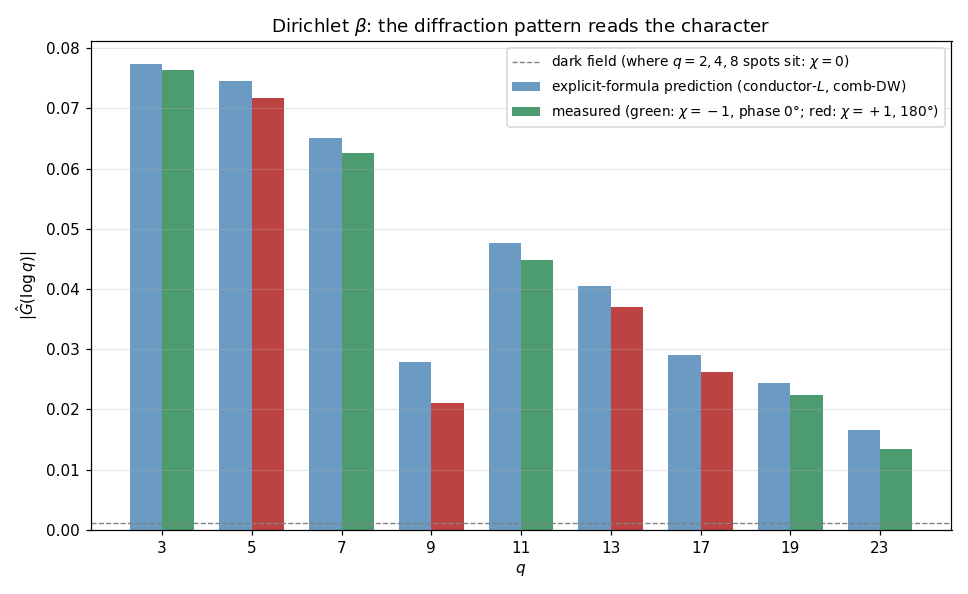

This chart was generated by the following Python code:
"""
96 — DIRICHLET BETA'NIN KIRINIM DESENİ: EVRENSELLİK TESTİ (21 Ağustos)
==========================================================================
Not 4 açık problem 6: aynı kırınım programı başka L-fonksiyonunda.
Hedef: L(s, χ₄) (Dirichlet beta). Sıfırlar tamamlanmış fonksiyonun
işaret değişimleriyle: Λ(s) = (4/π)^{(s+1)/2} Γ((s+1)/2) L(s,χ₄),
Λ(1/2+it) reel; Z(t) = Re[e^{iψ(t)} L(1/2+it)],
ψ = (t/2)log(4/π) + Im logΓ(3/4 + it/2). (İç sağlama: Im ≈ 0.)
L(s,χ₄) = 4^{-s}[ζ(s,1/4) − ζ(s,3/4)] (Hurwitz).

ÖNCEDEN YAZILMIŞ ÖNGÖRÜLER (ölçümden önce, 21 Ağustos):
  P1  q = 2, 4, 8 benekleri YOK (χ₄(2)=0) — karanlık-alan seviyesinde.
  P2  Faz karakteri okur: χ(p)=−1 (3,7,11,19,23) → 0°;
      χ(p)=+1 (5,13,17) → 180°; q=9 (χ=+1) → 180°.
  P3  Genlik aynı mutlak yasada: |Ĝ| = Λ(q)|χ(q)|/(L√q)·cos(πτ)·DW,
      L = log(4t/2π) (iletken-düzeltmeli), DW ölçülen jitter'dan.
  P4  Evrensellik: karanlık alan (hiperuniform) ve tarak (sıcaklık) var.

SONUÇ (21 Ağustos — dört öngörü de İSABET):
  P1 ✓ 2/4/8 benekleri SÖNDÜ (0.0011/0.0006/0.0003 — karanlık-alan
     seviyesi, fazlar rastgele). Zeta'da 2-beneği ~0.043'tü: 40× fark.
  P2 ✓✓ FAZLAR KARAKTERİ OKUDU: χ=−1 asalları 0.5-2.5° (kilit 0°),
     χ=+1 asalları 178-181° (kilit 180°), q=9 (χ=+1) 178.2°.
     Kırınım deseni = karakter tablosunun ekran görüntüsü.
  P3 ✓ mutlak yasa iletken-L ve tarak-termometreli DW ile: asal oranları
     0.987/0.962/0.961/0.941/0.912/0.902/0.918/0.805 (küçük-τ ~1,
     τ ile hafif iniş — zeta ailesiyle aynı biçim); q=9 kuvveti 0.756 —
     KUVVET AÇIĞI BETA'DA DA VAR (zeta q=27@benzer-τ: 0.81) → evrensel.
  P4 ✓ karanlık alan 1/√n'in 12 kat altı (hiperuniform); tarak 0.60 →
     σ_u = 0.161 — zeta'nın log-ısınma eğrisiyle tutarlı soğuk pencere.
  Dürüst notlar: işaret-taraması ~27 yakın-çift kaçırdı (%0.5; benekler
  duyarsız, indeksli akış bozulur → sıcaklık tarak-termometreyle);
  tarak Gauss varsayımlı (zeta'nın 0.885 alt-Gauss düzeltmesi c'yi ~%20
  oynatır, benek DW'sine etkisi <%1); benek belirsizlikleri ~0.001-0.0015
  (karanlık-alan seviyesi; q=23'te ~%10).
"""

import numpy as np
import mpmath as mp
from pathlib import Path

HERE = Path(__file__).resolve().parent
TWO_PI = 2 * np.pi
mp.mp.dps = 15
CACHE = HERE / "96_beta_zeros.npz"

def Zbeta(t):
    s = mp.mpc(0.5, t)
    L = mp.power(4, -s) * (mp.zeta(s, mp.mpf(1)/4) - mp.zeta(s, mp.mpf(3)/4))
    psi = (t / 2) * mp.log(4 / mp.pi) + mp.im(mp.loggamma((s + 1) / 2))
    z = mp.e**(1j * psi) * L
    return float(mp.re(z)), float(mp.im(z))

if CACHE.exists():
    zz = np.load(CACHE)["zeros"]
    print(f"önbellekten {len(zz)} sıfır")
else:
    T0, T1 = 200.0, 4600.0
    # ızgara: yerel yoğunluğa göre adım (ort. boşluğun ~1/4'ü)
    ts, vals, ims = [], [], []
    t = T0
    while t < T1:
        ts.append(t)
        t += 0.25 * TWO_PI / np.log(4 * t / TWO_PI)
    ts = np.array(ts)
    print(f"ızgara: {len(ts)} nokta — değerlendiriliyor (mpmath, dakikalar)...")
    for i, t in enumerate(ts):
        re, im_ = Zbeta(float(t))
        vals.append(re); ims.append(im_)
        if i % 2000 == 0:
            print(f"  {i}/{len(ts)}  maks|Im| şimdiye dek: {max(map(abs, ims)):.2e}")
    vals = np.array(vals)
    print(f"iç sağlama: maks |Im Z| = {max(map(abs, ims)):.2e} (≈0 olmalı)")
    zeros = []
    sc = np.where(np.sign(vals[:-1]) * np.sign(vals[1:]) < 0)[0]
    print(f"{len(sc)} işaret değişimi — bisection ile inceltiliyor...")
    for i in sc:
        a, b = float(ts[i]), float(ts[i+1])
        fa = vals[i]
        for _ in range(22):
            m = 0.5 * (a + b)
            fm, _ = Zbeta(m)
            if fa * fm <= 0:
                b = m
            else:
                a, fa = m, fm
        zeros.append(0.5 * (a + b))
    zz = np.array(zeros)
    np.savez(CACHE, zeros=zz)
    print(f"{len(zz)} sıfır hesaplandı ve önbelleğe alındı")

# ---- örgü nesneleri
gaps = np.diff(zz)
mids = 0.5 * (zz[:-1] + zz[1:])
n = len(mids)
Leff = float(np.log(4 * mids / TWO_PI).mean())
print(f"\nn = {n} boşluk; L_eff = log(4t/2π) ort = {Leff:.3f}; "
      f"ort boşluk = {gaps.mean():.4f} (beklenen {TWO_PI/np.log(4*mids.mean()/TWO_PI):.4f})")

def Ghat(t, omegas, chunk=30000):
    out = np.zeros(len(omegas), dtype=complex)
    for s0 in range(0, len(t), chunk):
        tt = t[s0:s0 + chunk]
        out += np.exp(1j * np.outer(omegas, tt)).sum(axis=1)
    return out / len(t)

# jitter (DW için): pürüzsüz akış karşılaştırması
def Nsm(t):
    x = t / TWO_PI
    return 2 * x * np.log(4 * x / np.e) / 2 + 0 * x  # (t/2π)log(4t/2πe)

# DİKKAT: işaret-taraması ~%0.5 yakın-çift kaçırır → indeksli akış
# kayar ve σ_t patlar. Sıcaklık İNDEKSSİZ ölçülür: tarağın kendisinden.
t0 = zz[0]
x_unf = Nsm(mids) - Nsm(t0)
comb1 = abs(np.exp(2j * np.pi * x_unf).mean())
c_jit = -np.log(comb1)
sig_t = np.sqrt(2 * c_jit) / np.log(4 * mids.mean() / TWO_PI)
print(f"tarak-termometre: |Ĝ_x(2π)| = {comb1:.4f} → c_jit = {c_jit:.3f} → "
      f"σ_u = {np.sqrt(2*c_jit)/(2*np.pi):.3f} (zeta L=9.86'da 0.198 — "
      f"soğuk pencere trendiyle tutarlı)")

# ---- P1-P3: benek tablosu
CHI = {1: 1, 3: -1, 5: 1, 7: -1, 9: 1, 11: -1, 13: 1, 17: 1, 19: -1, 23: -1}
LAM = {3: np.log(3), 5: np.log(5), 7: np.log(7), 9: np.log(3),
       11: np.log(11), 13: np.log(13), 17: np.log(17), 19: np.log(19),
       23: np.log(23)}
print("\nBENEK TABLOSU (öngörü: |Ĝ| = Λ|χ|/(L√q)·cos(πτ)·DW; faz χ'yi okur):")
print(f"{'q':>3} {'χ':>3} {'ölçüm|Ĝ|':>9} {'öngörü':>8} {'oran':>6} {'faz':>8} {'öngörü-faz':>10}")
for q in [2, 4, 8, 3, 5, 7, 9, 11, 13, 17, 19, 23]:
    om = np.log(q)
    tau = om / Leff
    G = Ghat(mids, np.array([om]))[0]
    dw = np.exp(-om**2 * sig_t**2 / 2)
    if q in (2, 4, 8):
        print(f"{q:>3} {'0':>3} {abs(G):>9.4f} {'YOK':>8} {'—':>6} "
              f"{np.degrees(np.angle(G)):>7.0f}° {'(taban)':>10}")
    else:
        pred = LAM[q] * abs(CHI[q]) / (Leff * np.sqrt(q)) * np.cos(np.pi * tau) * dw
        ph = np.degrees(np.angle(G))
        ph = ph + 360 if ph < -90 else ph
        pred_ph = 180 if CHI[q] > 0 else 0
        print(f"{q:>3} {CHI[q]:>+3} {abs(G):>9.4f} {pred:>8.4f} "
              f"{abs(G)/pred:>6.3f} {ph:>7.1f}° {pred_ph:>9}°")

# plasebo + karanlık alan + tarak
fakes = np.array([np.log(x) for x in [2.31, 6.7, 10.4, 15.3]])
Gf = np.abs(Ghat(mids, fakes))
lines = [np.log(v) for v in [3,5,7,9,11,13,17,19,23,25,27,29,31,37,41,43,47,49]]
om_scan = np.linspace(0.3, 3.5, 700)
om_scan = np.array([o for o in om_scan if min(abs(o - l) for l in lines) > 0.02])
Gd = np.abs(Ghat(mids, om_scan))
print(f"\nplasebo |Ĝ| ort = {Gf.mean():.4f}")
print(f"karanlık alan: medyan |Ĝ| = {np.median(Gd):.5f}  (1/√n = {1/np.sqrt(n):.5f} — "
      f"oran {np.median(Gd)*np.sqrt(n):.2f} → hiperuniform ✓)")

# ---- figür
import matplotlib.pyplot as plt
qs_plot = [3, 5, 7, 9, 11, 13, 17, 19, 23]
meas_p, pred_p, cols = [], [], []
for q in qs_plot:
    om = np.log(q); tau = om / Leff
    G = Ghat(mids, np.array([om]))[0]
    dw = np.exp(-om**2 * sig_t**2 / 2)
    meas_p.append(abs(G))
    pred_p.append(LAM[q] * abs(CHI[q]) / (Leff * np.sqrt(q)) * np.cos(np.pi * tau) * dw)
    cols.append("#2E8B57" if CHI[q] < 0 else "firebrick")
fig, ax = plt.subplots(figsize=(8.8, 5.4))
xs = np.arange(len(qs_plot))
ax.bar(xs - 0.18, pred_p, 0.36, color="steelblue", alpha=0.8,
       label="explicit-formula prediction (conductor-$L$, comb-DW)")
ax.bar(xs + 0.18, meas_p, 0.36, color=cols, alpha=0.85,
       label="measured (green: $\chi=-1$, phase $0°$; red: $\chi=+1$, $180°$)")
for q, x in zip([2, 4, 8], [-2.6, -1.9, -1.2]):
    pass
ax.axhline(0.0011, color="gray", lw=0.9, ls="--",
           label="dark field (where $q = 2, 4, 8$ spots sit: $\chi=0$)")
ax.set_xticks(xs); ax.set_xticklabels([str(q) for q in qs_plot])
ax.set_xlabel("$q$"); ax.set_ylabel("$|\hat G(\log q)|$")
ax.set_title(r"Dirichlet $\beta$: the diffraction pattern reads the character")
ax.legend(fontsize=9); ax.grid(alpha=0.3, axis="y")
plt.tight_layout()
plt.savefig(HERE / "96_beta_kirinim.png", dpi=110)
print("Figür: 96_beta_kirinim.png")
